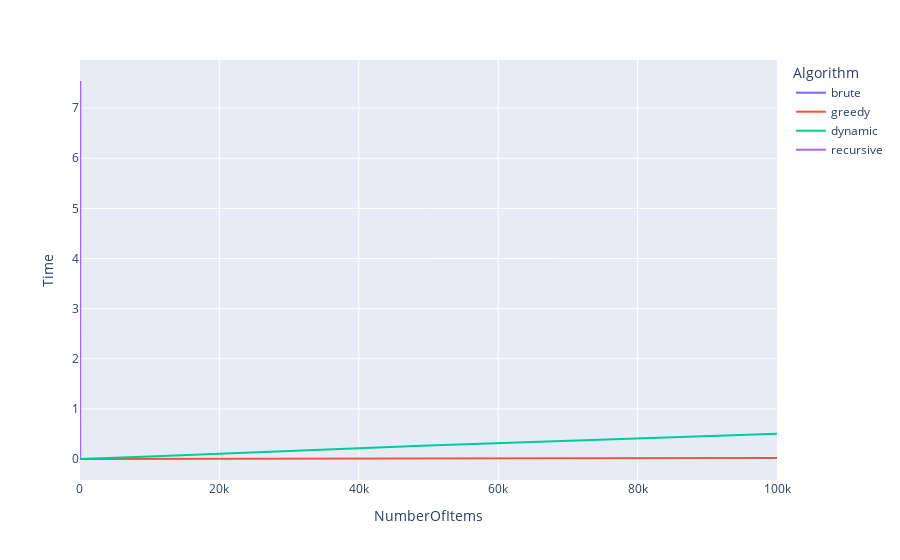

Notebook code for this chart:
### Code cell
showGraph(cumulativeDF)

### Figure 1 — Plotly figure (JSON) as saved in the notebook; plotly's stock layout.template omitted (floating-point values rounded to 4 significant figures)
{"data": [{"hovertemplate": "Algorithm=brute<br>NumberOfItems=%{x}<br>Time=%{y}<extra></extra>", "legendgroup": "brute", "line": {"color": "#636efa", "dash": "solid"}, "marker": {"symbol": "circle"}, "mode": "lines", "name": "brute", "orientation": "v", "showlegend": true, "type": "scatter", "x": [5, 10, 15, 16, 17, 18, 19, 20], "xaxis": "x", "y": [0, 0.0003507, 0.01608, 0.03506, 0.07137, 0.1498, 0.3158, 0.6454], "yaxis": "y"}, {"hovertemplate": "Algorithm=greedy<br>NumberOfItems=%{x}<br>Time=%{y}<extra></extra>", "legendgroup": "greedy", "line": {"color": "#EF553B", "dash": "solid"}, "marker": {"symbol": "circle"}, "mode": "lines", "name": "greedy", "orientation": "v", "showlegend": true, "type": "scatter", "x": [5, 10, 15, 16, 17, 18, 19, 20, 25, 30, 40, 50, 100, 250, 500, 1000, 2500, 5000, 10000, 25000, 50000, 100000], "xaxis": "x", "y": [0, 0, 0, 0.0001089, 0, 0, 0, 0, 0, 0, 0, 0, 9.999e-05, 9.992e-05, 0.0001516, 0.0002508, 0.0007033, 0.0008022, 0.001605, 0.004055, 0.008898, 0.01892], "yaxis": "y"}, {"hovertemplate": "Algorithm=dynamic<br>NumberOfItems=%{x}<br>Time=%{y}<extra></extra>", "legendgroup": "dynamic", "line": {"color": "#00cc96", "dash": "solid"}, "marker": {"symbol": "circle"}, "mode": "lines", "name": "dynamic", "orientation": "v", "showlegend": true, "type": "scatter", "x": [5, 10, 15, 16, 17, 18, 19, 20, 25, 30, 40, 50, 100, 250, 500, 1000, 2500, 5000, 10000, 25000, 50000, 100000], "xaxis": "x", "y": [0, 9.983e-05, 0, 0.0001121, 9.99e-05, 0, 0.0001509, 9.975e-05, 0.0001999, 0.0001002, 0.0001506, 0.0003505, 0.000456, 0.001161, 0.001904, 0.004568, 0.01087, 0.02739, 0.05149, 0.1296, 0.2702, 0.5062], "yaxis": "y"}, {"hovertemplate": "Algorithm=recursive<br>NumberOfItems=%{x}<br>Time=%{y}<extra></extra>", "legendgroup": "recursive", "line": {"color": "#ab63fa", "dash": "solid"}, "marker": {"symbol": "circle"}, "mode": "lines", "name": "recursive", "orientation": "v", "showlegend": true, "type": "scatter", "x": [5, 10, 15, 16, 17, 18, 19, 20, 25, 30, 40, 50], "xaxis": "x", "y": [0, 0.0003328, 0.002543, 0.003189, 0.002907, 0.00416, 0.01407, 0.01236, 0.0557, 0.2148, 1.055, 7.542], "yaxis": "y"}], "layout": {"legend": {"title": {"text": "Algorithm"}, "tracegroupgap": 0}, "margin": {"t": 60}, "xaxis": {"anchor": "y", "domain": [0, 1], "title": {"text": "NumberOfItems"}}, "yaxis": {"anchor": "x", "domain": [0, 1], "title": {"text": "Time"}}}}
